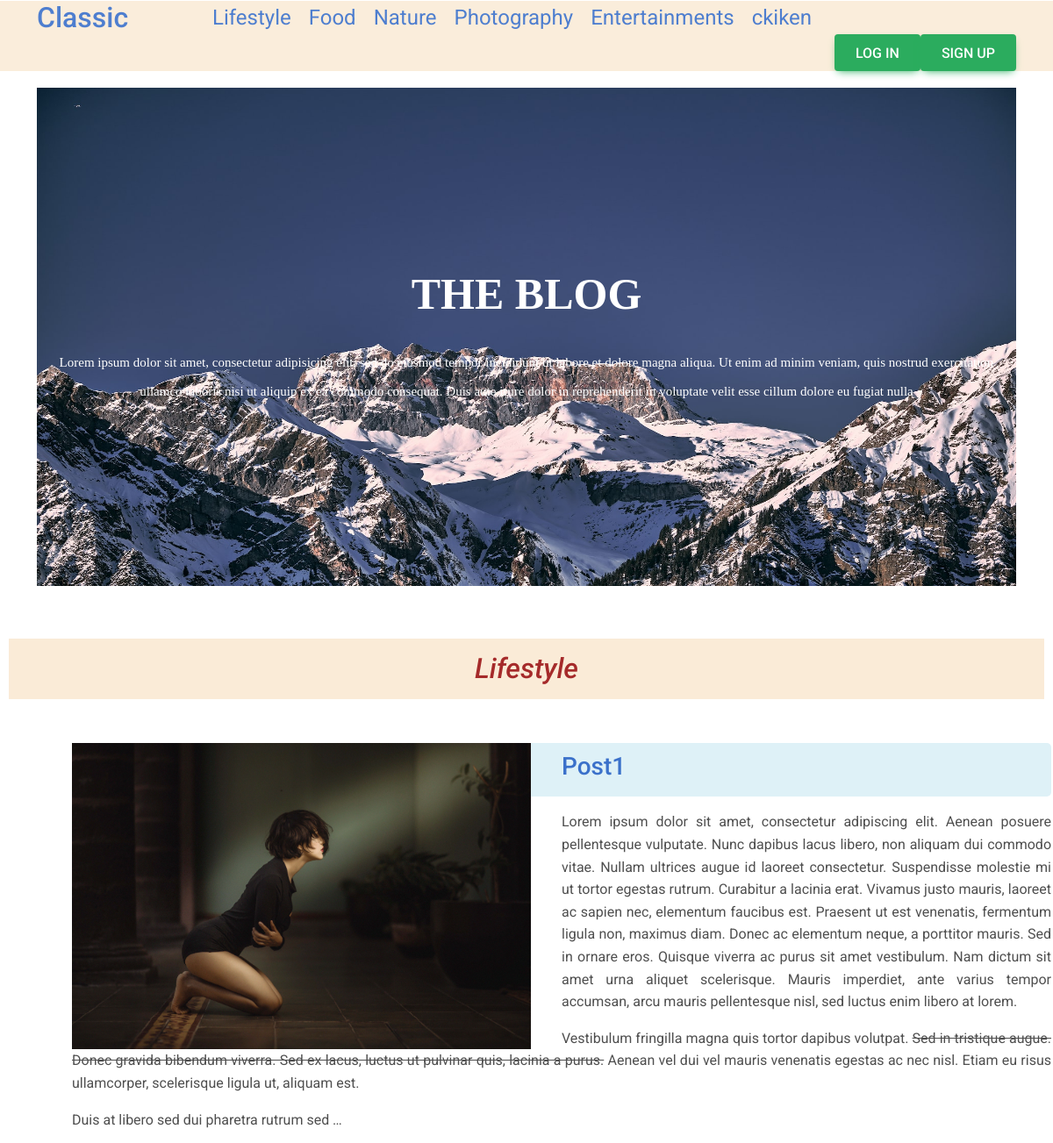
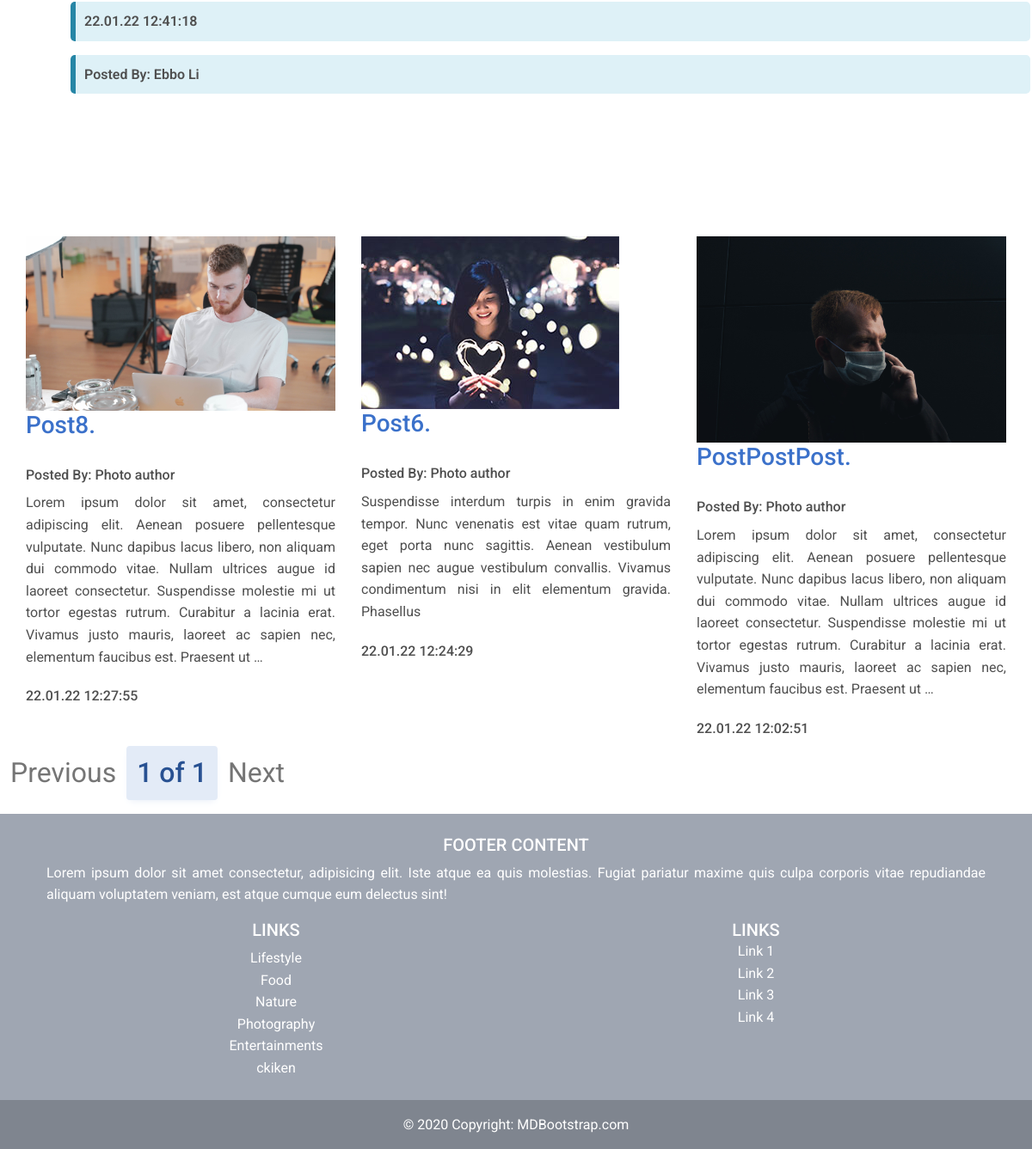
The app's page /category/lifestyle/ with its own data (2 pictures, top to bottom).
### blog_app/models.py (models this page shows, shortened)
class Category(models.Model):
    title = models.CharField(max_length=100)
    slug = models.SlugField(max_length=100, unique=True)

class Post(models.Model):
    title = models.CharField(max_length=100)
    slug = models.SlugField(max_length=100, unique=True)
    content = models.TextField()
    created_at = models.DateTimeField(auto_now_add=True)
    photo = models.ImageField(upload_to='photoes/%Y/%m/%d/')
    views = models.IntegerField(editable=False, null=True)
    category = models.ForeignKey(Category, on_delete=models.SET_NULL, null=True, related_name='posts')
    tags = models.ManyToManyField(Tag)

### blog_app/views.py (the view)
# urls.py: path('category/<str:slug>/', separate_category, name='category'),
def separate_category(request, slug):
    category = Category.objects.get(slug=slug)
    posts = Post.objects.filter(category__title = category.title).order_by('-created_at')[1:]
    paginator = Paginator(posts, 4)
    page_obj = paginator.page(request.GET.get('page', 1))
    if len(posts) > 0:
        last_post =Post.objects.filter(category__title = category.title).order_by('-created_at')[0]
        return render(request, 'blog_app/index.html',{'category': category, 'page_obj': page_obj, 'last_post':last_post, 'info':category.title})
    else:
        return render(request, 'blog_app/index.html',{'category': category, 'page_obj': page_obj, 'info': f'category {category} is empty'})

### blog_app/templatetags/my_tags.py (called while the page is built)
@register.simple_tag()
def show_categories():
    return Category.objects.all()

### blog_app/templates/blog_app/index.html (shortened to what this page needs)
{% extends 'base.html' %}
{% load static %}
{% block content %}
<section class="bg-text-area" style="padding: 20px;">
    <div class="container">
        <div class="row">
            <div class="col-md-12">
                <div class="bg-text" style="
                padding-left: 20px;
                padding-right: 20px;
            ">
                    <h3>THE BLOG</h3>
                    <p>Lorem ipsum dolor sit amet, consectetur adipisicing elit, sed do eiusmod tempor incididunt ut
                        labore et dolore magna aliqua. Ut enim ad minim veniam, quis nostrud exercitation ullamco
                        laboris nisi ut aliquip ex ea commodo consequat. Duis aute irure dolor in reprehenderit in
                        voluptate velit esse cillum dolore eu fugiat nulla </p>
                </div>
            </div>
        </div>
    </div>
</section>
    <h2  style="text-align: center;
    margin: 40px 10px;
    padding: 15px;
    background-color: antiquewhite;
    color: brown;"><i>{{info}}</i></h2>
{% if last_post %}
<section class="blog-post-area">
    <div class="container">
        <div class="row">
            <div class="blog-post-area-style">
                <div class="col-md-12">
                    <div class="single-post-big">
                        <div class="big-image">
                            <img src="{{last_post.photo.url}}" alt="">
                        </div>
                        <div class="note note-info mb-3">
                            <h3><a href="{% url 'post' last_post.slug %}">{{last_post.title}}</a></h3>
                        </div>
                        <p>{{last_post.content|truncatewords_html:150|safe}}</p>
                        <div class="note note-info mb-3">
                            <strong>{{last_post.created_at|date:"d.m.y H:i:s"}}</strong>
                        </div>
                        <div class="note note-info mb-3">
                            <strong><span class="date"><span class="author">Posted By: <span class="author-name">Ebbo
                                            Li</span></span></span></strong>
                        </div>
                    </div>
                </div>
            </div>
        </div>
    </div>
</section>
{% endif %}
<div class="d-flex align-items-stretch" style="flex-wrap: wrap; justify-content: space-evenly; margin-top: 150px;">
    {% for post in page_obj.object_list %}
                    <div style="width: 30vw;">
                            <img src="{{post.photo.url}}" class="img-fluid" alt="Wild Landscape">
                            <h3 style="min-height: 50px;"><a href="{% url 'post' post.slug %}">{{post.title}}.</a></h3>
                            <h4><span>Posted By: <span class="author-name">Photo author</span></span>
                            </h4>
                            <div>{{post.content|truncatewords_html:50|safe}}</div>
                            <h4><span>{{post.created_at|date:"d.m.y H:i:s"}}</span></h4>
                    </div>
                    {% endfor %}
</div>
<nav aria-label="...">
    <ul class="pagination">
        {% if page_obj.has_previous %}
        <li class="page-item">
            <a class="page-link" href="?{{looking_for}}page={{page_obj.previous_page_number}}" style="font-size: 2em;">Previous</a>
          </li>
        {% else %}
        <li class="page-item disabled">
            <a class="page-link"  style="font-size: 2em;">Previous</a>
          </li>
        {% endif %}
    {% for p in page_obj.paginator.page_range %}
    {% if page_obj.number == p %}
      <li class="page-item active" aria-current="page">
        <a class="page-link" href="#" style="font-size: 2em;">{{p}} of {{page_obj.paginator.num_pages}}<span class="visually-hidden">(current)</span></a>
      </li>
      {% elif p > page_obj.number|add:-3 and p < page_obj.number|add:3 %}
      <li class="page-item"><a class="page-link" href="?{{looking_for}}page={{p}}" style="font-size: 2em;">{{p}}</a></li>
      {% endif %}
      {% endfor %}
      {% if page_obj.has_next %}
      <li class="page-item">
        <a class="page-link" href="?{{looking_for}}page={{page_obj.next_page_number}}" style="font-size: 2em;">Next</a>
      </li>
      {% else %}
      <li class="page-item disabled">
          <a class="page-link"  style="font-size: 2em;">Next</a>
        </li>
      {% endif %}
    </ul>
  </nav>
{% endblock %}

### templates/base.html (shortened to what this page needs)
{% load static %}
{% load my_tags %}
{% show_categories as categories %}
<!DOCTYPE html>
<html lang="en">
<head>
<link
href="https://cdnjs.cloudflare.com/ajax/libs/font-awesome/6.0.0/css/all.min.css"
rel="stylesheet"
/>
<link
href="https://cdnjs.cloudflare.com/ajax/libs/mdb-ui-kit/6.2.0/mdb.min.css"
rel="stylesheet"
/>
    <link rel="stylesheet" href="{% static 'blog_app/css/style.css' %}">
</head>
<body>
    <div class="wrapper">
        {% block header %}
        <header class="header">
            <div class="container">
                <div class="row">
                    <div class="col-md-2">
                        <div class="logo">
                            <h2><a href="{% url 'home' %}">Classic</a></h2>
                        </div>
                    </div>
                    <div class="col-md-10">
                        <div class="menu" style="text-align: end;">
                                <div style="    display: flex;
                                flex-wrap: wrap;">
                                  {% for category in categories %}
                                   <div style="display: inline-block;margin:0 10px">
                                          <a href="{% url 'category' category.slug %}" style="font-size: x-large;">{{category.title}}</a>
                                                          </div>
                                  {% endfor %}
                                </div>
                            <div style="display: flex; justify-content: flex-end;">
                              {% if request.user.is_authenticated %}
                              <button type="button" class="btn btn-info">{{request.user}}</button>
                              <form action="{% url 'logout' %}">
                                <button type="submit" class="btn btn-success" style="font-size: initial;">Log out</button>
                                                        </form>
                              {% else %}
                              <form action="{% url 'login' %}">
                                <button type="submit" class="btn btn-success" style="font-size: initial;">Log in</button>
                                                        </form>
                              <form action="{% url 'register' %}">
                                  <button type="submit" class="btn btn-success" style="font-size: initial;">Sign up</button>
                              </form>
                              {% endif %}
                            </div>
                        </div>
                    </div>
                </div>
            </div>
        </header>
        {% endblock %}
        {% block content %}<span>Content should be here</span> {% endblock %}
        {% block footer %}
        <section class="">
            <footer class="bg-secondary text-white text-center">
              <div class="container p-4">
                <div class="row">
                  <div class="col-lg-6 col-md-12 mb-4 mb-md-0">
                    <h5 class="text-uppercase">Footer Content</h5>
                    <p>
                      Lorem ipsum dolor sit amet consectetur, adipisicing elit. Iste atque ea quis
                      molestias. Fugiat pariatur maxime quis culpa corporis vitae repudiandae
                      aliquam voluptatem veniam, est atque cumque eum delectus sint!
                    </p>
                  </div>
                  <div class="col-lg-3 col-md-6 mb-4 mb-md-0">
                    <h5 class="text-uppercase">Links</h5>
                    <ul class="list-unstyled mb-0">
                      {% for category in categories %}
                        <li>
                          <a href="{% url 'category' category.slug %}" class="text-white">{{category.title}}</a>
                        </li>
                        {% endfor %}
                    </ul>
                  </div>
                  <div class="col-lg-3 col-md-6 mb-4 mb-md-0">
                    <h5 class="text-uppercase mb-0">Links</h5>
                    <ul class="list-unstyled">
                      <li>
                        <a href="#!" class="text-white">Link 1</a>
                      </li>
                      <li>
                        <a href="#!" class="text-white">Link 2</a>
                      </li>
                      <li>
                        <a href="#!" class="text-white">Link 3</a>
                      </li>
                      <li>
                        <a href="#!" class="text-white">Link 4</a>
                      </li>
                    </ul>
                  </div>
                </div>
              </div>
              <div class="text-center p-3" style="background-color: rgba(0, 0, 0, 0.2);">
                © 2020 Copyright:
                <a class="text-white" href="https://mdbootstrap.com/">MDBootstrap.com</a>
              </div>
            </footer>
          </section>
    {% endblock %}
    </div>
</body>
</html>

### blog_app/static/blog_app/css/style.css (style rules this page uses)
@media (min-width: 765px) { .col-md-1, .col-md-2, .col-md-3, .col-md-4, .col-md-5, .col-md-6, .col-md-7, .col-md-8, .col-md-9, .col-md-10, .col-md-11, .col-md-12 { float: left; } }
@media (min-width: 765px) { .col-md-12 { width: 100%; } }
@media (min-width: 765px) { .col-md-10 { width: 83.33333333%; } }
@media (min-width: 765px) { .col-md-6 { width: 50%; } }
@media (min-width: 765px) { .col-md-2 { width: 16.66666667%; } }
span { font-size: initial; }
p { font-size: initial; text-align: justify; }
.btn { font-size: initial; }
.wrapper section.bg-text-area .bg-text { background-image: url(../img/marcus-ganahl-N7DcR2PO__c-unsplash.jpg); background-size: 100% 100%; padding: 205px 280px; }
.wrapper section.bg-text-area .bg-text h3 { color: #fff; font-family: Geometria; font-size: 50px; font-weight: 700; text-align: center; text-transform: uppercase; margin: 0; }
.wrapper section.bg-text-area .bg-text p { color: #fff; font-family: Geometria; font-size: 15px; font-weight: 500; line-height: 33px; margin: 32px 0 0; text-align: center; }
section.blog-post-area { margin-top: 50px; }
section.blog-post-area .big-image { float: left; width: 50%; padding-right: 35px; }
section.blog-post-area img { width: 100%; }
.blog-post-area .blog-post-area-style { margin: 0 20px 0 40px; }
header { top: 1px; position: sticky; background-color: antiquewhite; opacity: 0.9; z-index: 2; }

### records on screen
Category: title "Lifestyle"
Category: title "Food"
Category: title "Nature"
Category: title "Photography"
Category: title "Entertainments"
Category: title "ckiken"
Post: photo (picture), title "Post1", content "Lorem ipsum dolor sit amet, consectetur adipiscing elit. Aenean posuere pellentesque vulputate. Nunc dapibus lacus libero, non aliquam dui commodo vitae. Nullam ultrices augue id laoreet consectetur. Suspendisse molestie mi ut tortor egestas rutrum. Curabitur a lacinia erat. Vivamus justo mauris, laoreet ac sapien nec, elementum faucibus est. Praesent ut est venenatis, fermentum ligula non, maximus diam. Donec ac elementum neque, a porttitor mauris. Sed in ornare eros. Quisque viverra ac purus sit amet vestibulum. Nam dictum sit amet urna aliquet scelerisque. Mauris imperdiet, ante varius tempor accumsan, arcu mauris pellentesque nisl, sed luctus enim libero at lorem. Vestibulum fringilla…", created_at "22.01.22 12:41:18"
Post: photo (picture), title "Post8", content "Lorem ipsum dolor sit amet, consectetur adipiscing elit. Aenean posuere pellentesque vulputate. Nunc dapibus lacus libero, non aliquam dui commodo vitae. Nullam ultrices augue id laoreet consectetur. Suspendisse molestie mi ut tortor egestas rutrum. Curabitur a lacinia erat. Vivamus justo mauris, laoreet ac sapien nec, elementum faucibus est. Praesent ut …", created_at "22.01.22 12:27:55"
Post: photo (picture), title "Post6", content "Suspendisse interdum turpis in enim gravida tempor. Nunc venenatis est vitae quam rutrum, eget porta nunc sagittis. Aenean vestibulum sapien nec augue vestibulum convallis. Vivamus condimentum nisi in elit elementum gravida. Phasellus", created_at "22.01.22 12:24:29"
Post: photo (picture), title "PostPostPost", content "Lorem ipsum dolor sit amet, consectetur adipiscing elit. Aenean posuere pellentesque vulputate. Nunc dapibus lacus libero, non aliquam dui commodo vitae. Nullam ultrices augue id laoreet consectetur. Suspendisse molestie mi ut tortor egestas rutrum. Curabitur a lacinia erat. Vivamus justo mauris, laoreet ac sapien nec, elementum faucibus est. Praesent ut …", created_at "22.01.22 12:02:51"

### other values on screen
{{ p }} "1"
{{ page_obj.paginator.num_pages }} "1"
